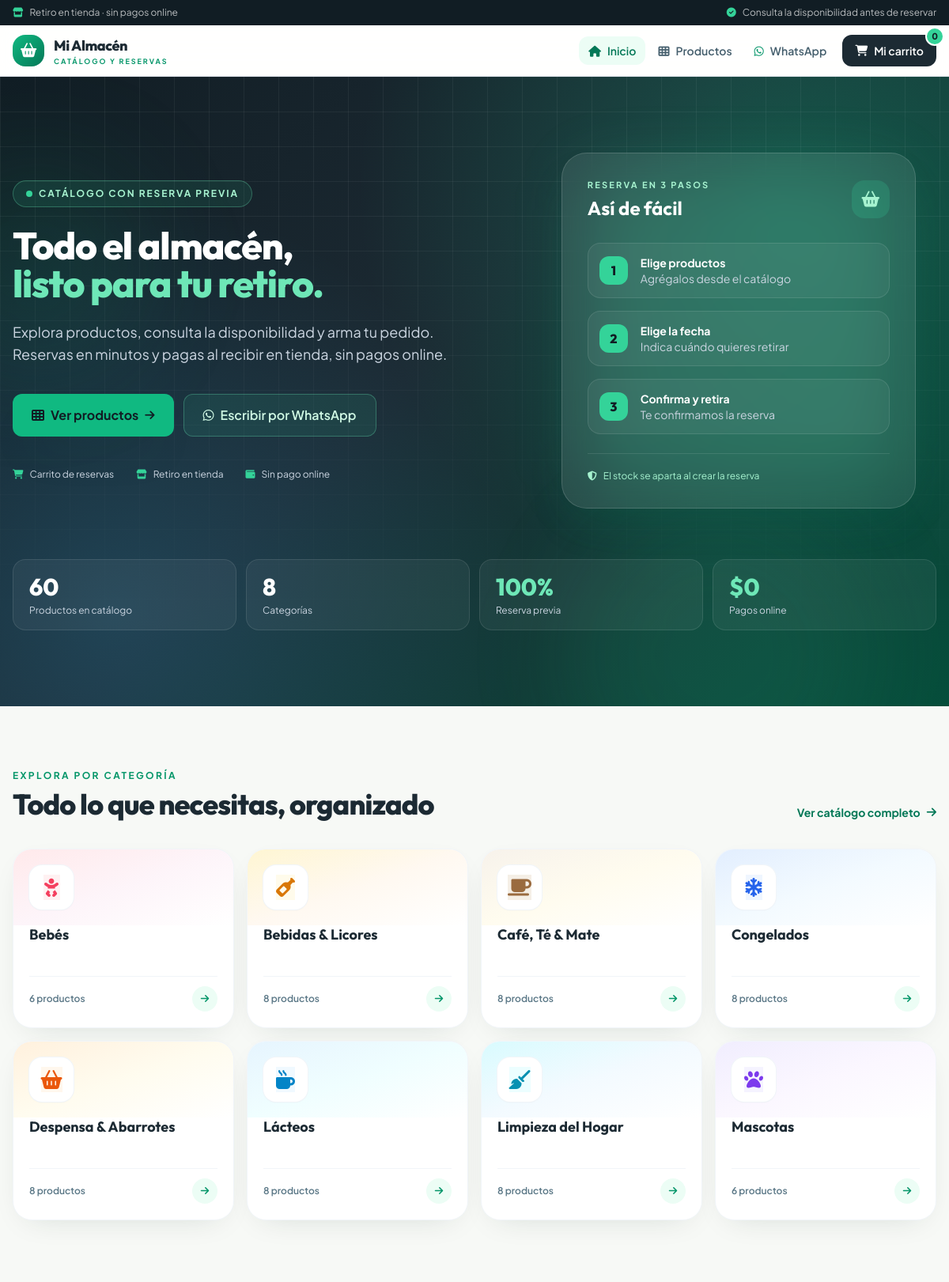
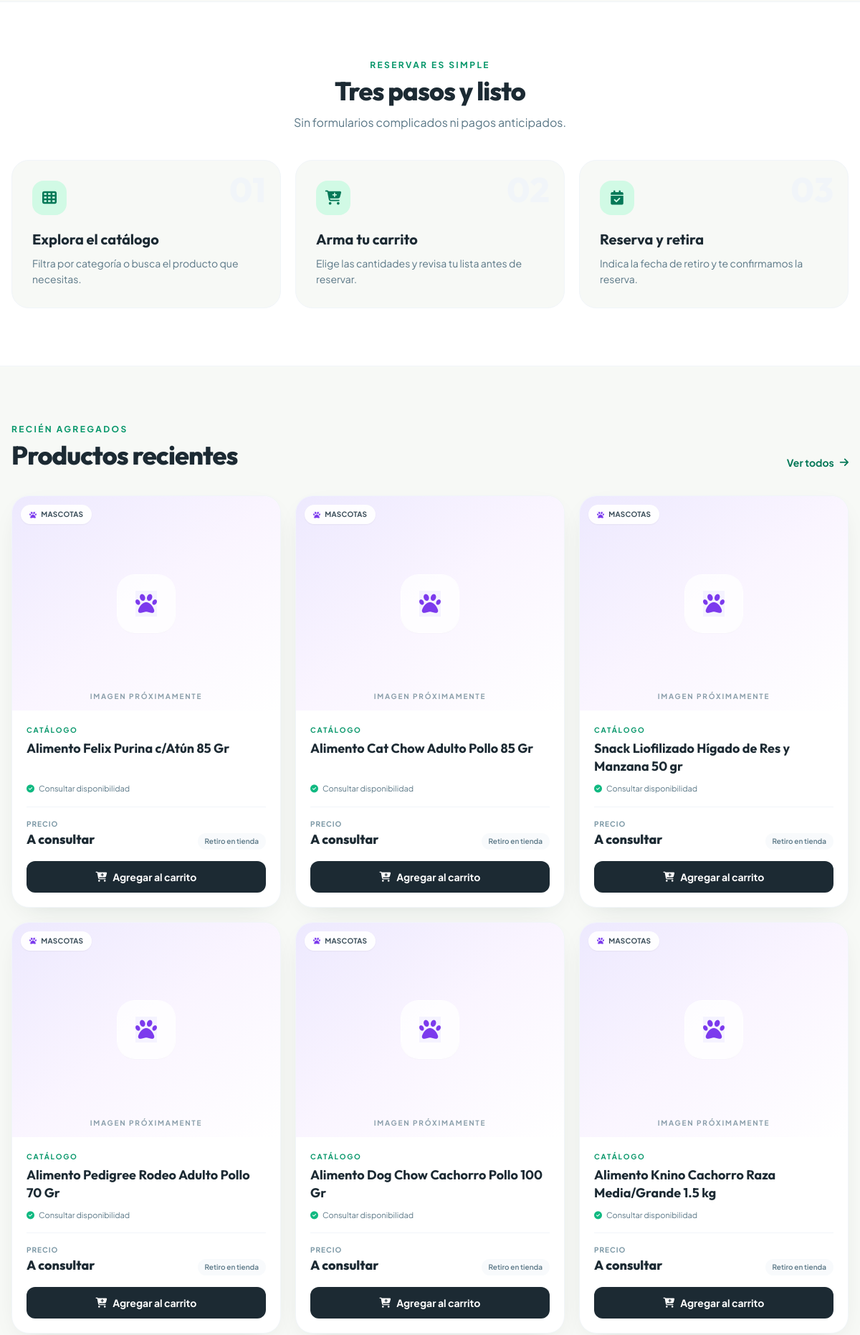
The page / (upper part) on the database its author committed (2 pictures, top to bottom).
### tables this page shows
CREATE TABLE IF NOT EXISTS categories (
  id INT AUTO_INCREMENT PRIMARY KEY,
  name VARCHAR(255) NOT NULL,
  description TEXT,
  is_active BOOLEAN DEFAULT TRUE,
  created_at TIMESTAMP DEFAULT CURRENT_TIMESTAMP
);

CREATE TABLE IF NOT EXISTS products (
  id INT AUTO_INCREMENT PRIMARY KEY,
  name VARCHAR(255) NOT NULL,
  description TEXT,
  price DECIMAL(10,2) NOT NULL,
  stock INT NOT NULL DEFAULT 0,
  stock_min INT DEFAULT 5,
  category_id INT,
  is_active BOOLEAN DEFAULT TRUE,
  created_at TIMESTAMP DEFAULT CURRENT_TIMESTAMP,
  updated_at TIMESTAMP DEFAULT CURRENT_TIMESTAMP ON UPDATE CURRENT_TIMESTAMP,
  KEY idx_products_category (category_id),
  CONSTRAINT fk_products_category FOREIGN KEY (category_id)
    REFERENCES categories(id) ON DELETE SET NULL
);

### includes/producto-card.php (the view)
<?php
require_once __DIR__ . '/catalogo.php';
$productoId = (int) $p['id'];
$productoStock = (int) $p['stock'];
$tieneImagen = !empty($p['image_url']);
$productoImagen = $tieneImagen ? (string) $p['image_url'] : '/assets/img/placeholder.svg';
$nombreCategoria = (string) ($p['categoria'] ?? '');
$categoriaId = (int) ($p['category_id'] ?? 0);
[$iconoTono, $degradado] = categoriaTono($categoriaId, $nombreCategoria);
$iconoCategoria = categoriaIcono($categoriaId, $nombreCategoria);
?>
<article class="producto-card group flex flex-col overflow-hidden rounded-3xl border border-slate-100 bg-white shadow-soft hover:shadow-lift"
         data-aos="fade-up">
    <div class="relative">
        <a href="/producto-detalle.php?id=<?= $productoId ?>"
           class="block aspect-[5/4] overflow-hidden bg-gradient-to-br <?= e($degradado) ?>">
            <?php if ($tieneImagen): ?>
                <img src="<?= e($productoImagen) ?>" alt="<?= e($p['name']) ?>"
                     class="w-full h-full object-contain p-4 transition duration-500 group-hover:scale-105" loading="lazy">
            <?php else: ?>
                <span class="absolute inset-0 grid place-items-center" aria-hidden="true">
                    <span class="w-20 h-20 rounded-3xl bg-white/80 shadow-sm grid place-items-center ring-1 ring-white">
                        <i class="fa-solid <?= e($iconoCategoria) ?> text-3xl <?= e($iconoTono) ?>"></i>
                    </span>
                </span>
                <span class="absolute bottom-3 left-0 right-0 text-center text-[10px] font-bold uppercase tracking-[0.18em] text-ink-500/70">
                    Imagen próximamente
                </span>
            <?php endif; ?>
        </a>
        <?php if ($nombreCategoria !== ''): ?>
            <span class="absolute left-3 top-3 inline-flex max-w-[78%] items-center gap-1.5 rounded-full bg-white/90 px-3 py-1.5 text-[10px] font-bold uppercase tracking-wide text-ink-700 shadow-sm backdrop-blur">
                <i class="fa-solid <?= e($iconoCategoria) ?> <?= e($iconoTono) ?>"></i>
                <span class="truncate"><?= e($nombreCategoria) ?></span>
            </span>
        <?php endif; ?>
    </div>
    <div class="flex flex-1 flex-col p-5">
        <?php if ($nombreCategoria !== ''): ?>
            <p class="text-[10px] font-bold uppercase tracking-[0.18em] text-brand-600">Catálogo</p>
        <?php endif; ?>
        <h3 class="mt-1.5 font-display text-lg font-bold leading-snug text-ink-900 linea-2 min-h-[3.25rem]">
            <a href="/producto-detalle.php?id=<?= $productoId ?>" class="hover:text-brand-700 transition"><?= e($p['name']) ?></a>
        </h3>
        <p class="mt-2 flex items-center gap-1.5 text-[11px] text-ink-500">
            <i class="fa-solid fa-circle-check text-brand-500"></i>
            <?= e(etiquetaDisponibilidad($productoStock)) ?>
        </p>
        <div class="mt-4 flex items-end justify-between gap-3 border-t border-slate-100 pt-4">
            <div>
                <p class="text-[10px] font-bold uppercase tracking-widest text-ink-400">Precio</p>
                <p class="font-display text-lg font-extrabold text-ink-900"><?= e(etiquetaPrecio($p['price'])) ?></p>
            </div>
            <span class="rounded-full bg-slate-50 px-2.5 py-1 text-[10px] font-semibold text-ink-500">Retiro en tienda</span>
        </div>
        <button type="button"
                class="mt-4 flex w-full items-center justify-center gap-2 rounded-xl bg-ink-900 px-4 py-3 text-sm font-bold text-white transition hover:bg-brand-600 active:scale-[0.98] disabled:cursor-not-allowed disabled:bg-slate-200 disabled:text-slate-400"
                data-agregar
                data-id="<?= $productoId ?>"
                data-nombre="<?= e($p['name']) ?>"
                data-precio="<?= e((float) $p['price']) ?>"
                data-stock="<?= $productoStock ?>"
                data-imagen="<?= e($productoImagen) ?>"
                <?= $productoStock <= 0 ? 'disabled' : '' ?>>
            <i class="fa-solid fa-cart-plus"></i>
            <span><?= $productoStock > 0 ? 'Agregar al carrito' : 'Agotado' ?></span>
        </button>
    </div>
</article>

### index.php (shortened to what the rows shown need)
<?php
require_once __DIR__ . '/includes/catalogo.php';
$categorias = categoriasActivas();
$destacados = productosDestacados(8);
include __DIR__ . '/includes/header.php';
?>
<section class="hero-fondo relative overflow-hidden text-white">
    <div class="relative max-w-7xl mx-auto px-4 py-16 md:py-24">
        <div class="grid items-center gap-14 lg:grid-cols-[1.1fr_0.9fr]">
            <div data-aos="fade-up">
                <h1 class="mt-6 font-display text-4xl sm:text-5xl xl:text-6xl font-extrabold leading-[1.08] tracking-tight">
                    Todo el almacén,<br>
                    <span class="text-brand-300">listo para tu retiro.</span>
                </h1>
            </div>
            <div class="relative mx-auto w-full max-w-md" data-aos="fade-up" data-aos-delay="120">
                <div class="cristal relative rounded-4xl border border-white/15 p-6 shadow-lift sm:p-8">
                    <div class="flex items-center justify-between">
                        <div>
                            <h2 class="mt-1 font-display text-2xl font-bold">Así de fácil</h2>
                        </div>
                    </div>
                </div>
            </div>
        </div>
    </div>
</section>
<section class="max-w-7xl mx-auto px-4 py-16 md:py-20">
    <div class="flex flex-col sm:flex-row sm:items-end sm:justify-between gap-4" data-aos="fade-up">
        <div>
            <h2 class="mt-2 font-display text-3xl md:text-4xl font-extrabold tracking-tight text-ink-900">Todo lo que necesitas, organizado</h2>
        </div>
    </div>
    <div class="mt-9 grid gap-4 sm:grid-cols-2 lg:grid-cols-4">
        <?php foreach ($categorias as $c): ?>
            <?php
            $categoriaId = (int) $c['id'];
            $nombreCategoria = (string) $c['name'];
            [$iconoTono, $degradado] = categoriaTono($categoriaId, $nombreCategoria);
            $iconoCategoria = categoriaIcono($categoriaId, $nombreCategoria);
            ?>
            <a href="/productos.php?categoria=<?= $categoriaId ?>"
               class="categoria-card group relative overflow-hidden rounded-3xl border border-slate-100 bg-white p-5 shadow-soft hover:border-brand-200 hover:shadow-lift"
               data-aos="fade-up">
                <div class="absolute inset-x-0 top-0 h-24 bg-gradient-to-br <?= e($degradado) ?> opacity-80"></div>
                <div class="relative">
                    <span class="w-14 h-14 rounded-2xl bg-white shadow-sm grid place-items-center ring-1 ring-slate-100">
                        <i class="fa-solid <?= e($iconoCategoria) ?> text-2xl <?= e($iconoTono) ?>"></i>
                    </span>
                    <h3 class="mt-5 font-display text-lg font-bold leading-snug text-ink-900 min-h-[3.25rem]"><?= e($nombreCategoria) ?></h3>
                    <div class="mt-3 flex items-center justify-between border-t border-slate-100 pt-3">
                        <span class="text-xs font-semibold text-ink-500"><?= (int) $c['total_productos'] ?> productos</span>
                        <span class="w-8 h-8 rounded-full bg-brand-50 text-brand-600 grid place-items-center transition group-hover:bg-brand-500 group-hover:text-white">
                            <i class="fa-solid fa-arrow-right text-xs"></i>
                        </span>
                    </div>
                </div>
            </a>
        <?php endforeach; ?>
    </div>
</section>
<section id="como-funciona" class="bg-white border-y border-slate-100 scroll-mt-24">
    <div class="max-w-7xl mx-auto px-4 py-16 md:py-20">
        <div class="text-center max-w-2xl mx-auto" data-aos="fade-up">
            <h2 class="mt-2 font-display text-3xl md:text-4xl font-extrabold tracking-tight text-ink-900">Tres pasos y listo</h2>
        </div>
    </div>
</section>
<section class="max-w-7xl mx-auto px-4 py-16 md:py-20">
    <div class="flex flex-col sm:flex-row sm:items-end sm:justify-between gap-4" data-aos="fade-up">
        <div>
            <h2 class="mt-2 font-display text-3xl md:text-4xl font-extrabold tracking-tight text-ink-900">Productos recientes</h2>
        </div>
    </div>
    <div class="mt-9 grid gap-5 sm:grid-cols-2 lg:grid-cols-3 xl:grid-cols-4">
        <?php foreach ($destacados as $p): ?>
            <?php include __DIR__ . '/includes/producto-card.php'; ?>
        <?php endforeach; ?>
    </div>
</section>
<?php include __DIR__ . '/includes/footer.php'; ?>

### rows shown on the page
categories: name "Bebés", total_productos "6"
categories: name "Bebidas & Licores", total_productos "8"
categories: name "Café, Té & Mate", total_productos "8"
categories: name "Congelados", total_productos "8"
categories: name "Despensa & Abarrotes", total_productos "8"
categories: name "Lácteos", total_productos "8"
categories: name "Limpieza del Hogar", total_productos "8"
categories: name "Mascotas", total_productos "6"
products: category.name "MASCOTAS", name "Alimento Felix Purina c/Atún 85 Gr", stock "Consultar disponibilidad", price "A consultar", shows "Agregar al carrito"
products: category.name "MASCOTAS", name "Alimento Cat Chow Adulto Pollo 85 Gr", stock "Consultar disponibilidad", price "A consultar", shows "Agregar al carrito"
products: category.name "MASCOTAS", name "Snack Liofilizado Hígado de Res y Manzana 50 gr", stock "Consultar disponibilidad", price "A consultar", shows "Agregar al carrito"
products: category.name "MASCOTAS", name "Alimento Pedigree Rodeo Adulto Pollo 70 Gr", stock "Consultar disponibilidad", price "A consultar", shows "Agregar al carrito"
products: category.name "MASCOTAS", name "Alimento Dog Chow Cachorro Pollo 100 Gr", stock "Consultar disponibilidad", price "A consultar", shows "Agregar al carrito"
products: category.name "MASCOTAS", name "Alimento Knino Cachorro Raza Media/Grande 1.5 kg", stock "Consultar disponibilidad", price "A consultar", shows "Agregar al carrito"

### other values the page prints
$totalProductos "60"
count($categorias) "8"
$tituloPaso "Explora el catálogo"
$textoPaso "Filtra por categoría o busca el producto que necesitas."
$tituloPaso "Arma tu carrito"
$textoPaso "Elige las cantidades y revisa tu lista antes de reservar."
$tituloPaso "Reserva y retira"
$textoPaso "Indica la fecha de retiro y te confirmamos la reserva."
